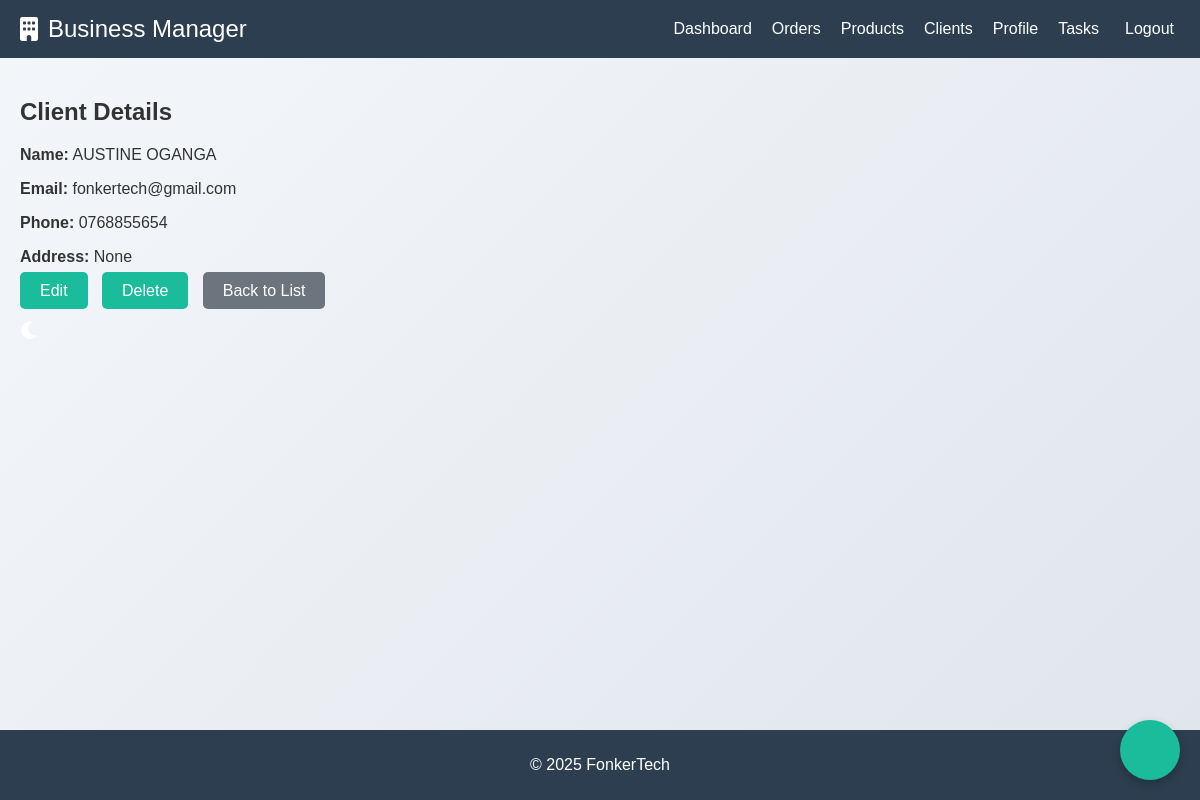
Screenshot of /clients/1/ (signed in) with the database file from the repository.
### management/models.py (models this page shows, shortened)
class Client(models.Model):
    name = models.CharField(max_length=100)
    email = models.EmailField()
    phone = models.CharField(max_length=15)
    address = models.CharField(max_length=255, blank=True, null=True)  # Add this line
    created_at = models.DateTimeField(auto_now_add=True)

### management/views.py (the view)
# urls.py: path('clients/<int:pk>/', views.client_detail, name='client_detail'),
@login_required
def client_detail(request, pk):
    client = get_object_or_404(Client, pk=pk)
    return render(request, 'management/client_detail.html', {'client': client})

### management/templates/management/client_detail.html (shortened to what this page needs)
{% extends "management/base.html" %}
{% block content %}
<div class="container">
    <h2>Client Details</h2>
    <p><strong>Name:</strong> {{ client.name }}</p>
    <p><strong>Email:</strong> {{ client.email }}</p>
    <p><strong>Phone:</strong> {{ client.phone }}</p>
    <p><strong>Address:</strong> {{ client.address }}</p>
    <a href="{% url 'client_update' client.id %}" class="btn btn-warning">Edit</a>
    <a href="{% url 'client_delete' client.id %}" class="btn btn-danger">Delete</a>
    <a href="{% url 'client_list' %}" class="btn btn-secondary">Back to List</a>
</div>
{% endblock %}

### management/static/management/css/styles.css (style rules this page uses)
body { margin: 0; font-family: 'Arial', sans-serif; background-color: #f4f7fa; color: #333; }
body { font-family: Arial, sans-serif; margin: 0; padding: 0; background: linear-gradient(135deg, #f4f7fa, #e0e5ec); color: #333; min-height: 100vh; }
.btn { background-color: #1abc9c; color: #fff; border: none; padding: 10px 20px; border-radius: 5px; font-size: 16px; cursor: pointer; margin-top: 20px; width: 100%; }
a { color: #1abc9c; text-decoration: none; }
.btn { background-color: #1abc9c; color: #fff; border: none; padding: 10px 20px; border-radius: 5px; font-size: 16px; cursor: pointer; margin-right: 10px; }
.btn-secondary { background-color: #6c757d; }

### rows the page displays
Client: name "AUSTINE OGANGA", email "fonkertech@gmail.com", phone "0768855654", address "None"
